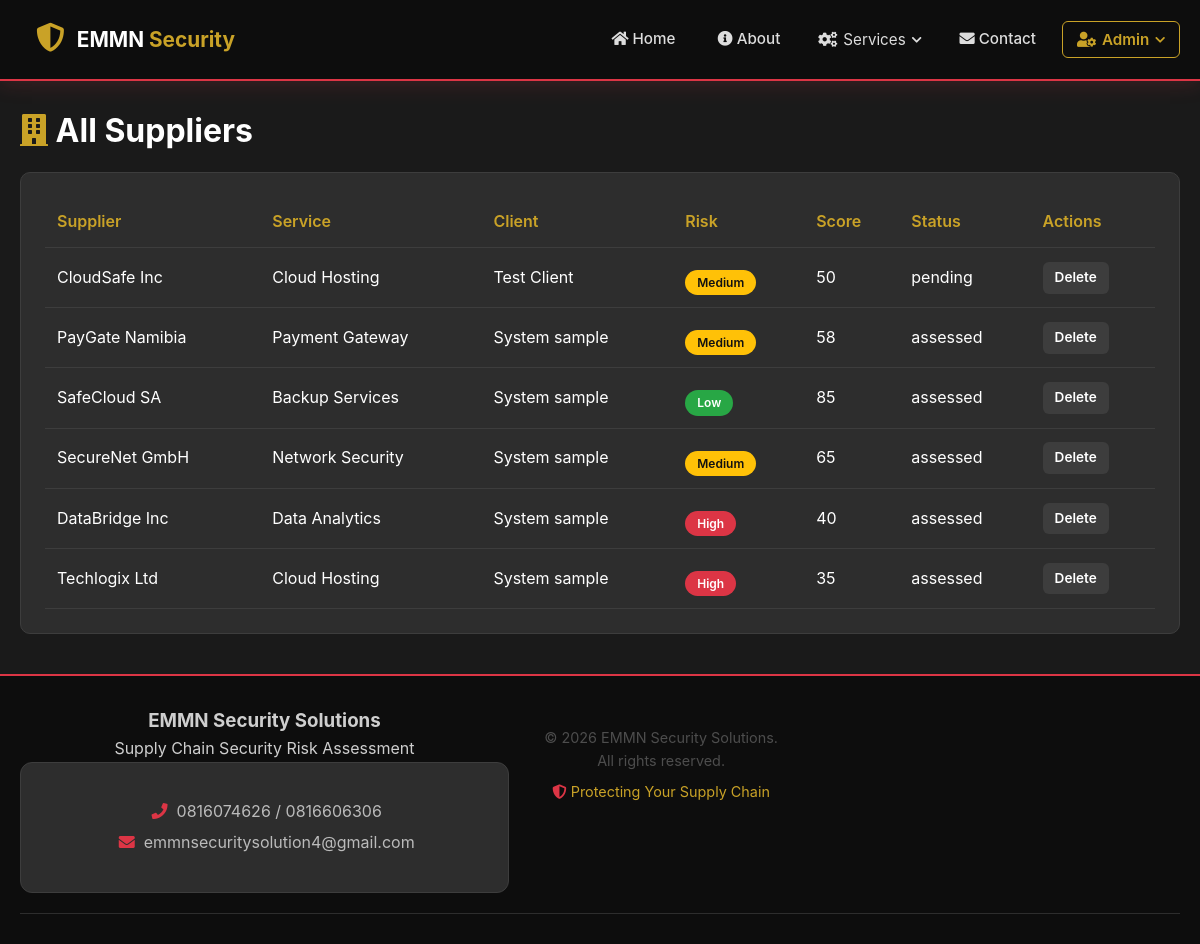
Screenshot of /admin/suppliers.php (signed in) with the database file from the repository.
### tables this page shows
CREATE TABLE suppliers (
    id INTEGER PRIMARY KEY AUTOINCREMENT,
    client_id INTEGER NOT NULL,
    name VARCHAR(150) NOT NULL,
    service VARCHAR(150) DEFAULT NULL,
    contact_email VARCHAR(100) DEFAULT NULL,
    contact_phone VARCHAR(30) DEFAULT NULL,
    risk_level VARCHAR(20) DEFAULT 'Medium',
    risk_score INTEGER DEFAULT 50,
    status VARCHAR(20) DEFAULT 'pending',
    notes TEXT,
    created_at TEXT DEFAULT (datetime('now')),
    updated_at TEXT DEFAULT (datetime('now'))
);

CREATE TABLE users (
    id INTEGER PRIMARY KEY AUTOINCREMENT,
    username VARCHAR(50) NOT NULL UNIQUE,
    email VARCHAR(100) NOT NULL UNIQUE,
    password VARCHAR(255) NOT NULL,
    full_name VARCHAR(100) NOT NULL,
    company_name VARCHAR(150) DEFAULT NULL,
    phone VARCHAR(30) DEFAULT NULL,
    role VARCHAR(20) NOT NULL DEFAULT 'client',
    status VARCHAR(20) NOT NULL DEFAULT 'active',
    created_at TEXT DEFAULT (datetime('now')),
    updated_at TEXT DEFAULT (datetime('now'))
);

### config/Database.php (called while the page is built, shortened)
<?php
try {
    if (USE_SQLITE) {
        $dsn = 'sqlite:' . SQLITE_PATH;
        $options = [
            PDO::ATTR_ERRMODE => PDO::ERRMODE_EXCEPTION,
            PDO::ATTR_DEFAULT_FETCH_MODE => PDO::FETCH_ASSOC,
            PDO::ATTR_EMULATE_PREPARES => false,
        ];
        $db = new PDO($dsn, null, null, $options);
        $db->exec('PRAGMA foreign_keys = ON');
    }
} catch (PDOException $e) {
    error_log('Database Connection Failed: ' . $e->getMessage());
    if (defined('DEBUG_MODE') && DEBUG_MODE) {
        die('Database Connection Failed: ' . $e->getMessage());
    } else {
        die('Unable to connect to the database. Please try again later.');
    }
}
function dbQuery($sql, $params = []) {
    global $db;
    try {
        $stmt = $db->prepare($sql);
        $stmt->execute($params);
        return $stmt;
    } catch (PDOException $e) {
        error_log('Query Error: ' . $e->getMessage());
        return false;
    }
}
function dbFetchAll($sql, $params = []) {
    $stmt = dbQuery($sql, $params);
    return $stmt ? $stmt->fetchAll() : [];
}
?>

### config/helper.php (called while the page is built, shortened)
<?php
function e($string) {
    return htmlspecialchars($string ?? '', ENT_QUOTES, 'UTF-8');
}
?>

### public_html/admin/suppliers.php (the view, shortened to what this page needs)
<?php
$rows = dbFetchAll(
    "SELECT s.*, u.full_name AS client_name, u.company_name
     FROM suppliers s
     LEFT JOIN users u ON u.id = s.client_id
     ORDER BY s.id DESC"
);
?>
<?php include dirname(__DIR__) . '/includes/header.php'; ?>
<div class="container">
    <div class="page-title-row">
        <h1><i class="fas fa-building" style="color:var(--emmn-gold,#c9a227)"></i> All Suppliers</h1>
    </div>
    <div class="card">
        <div class="table-wrap">
            <table>
                <thead>
                    <tr>
                        <th>Supplier</th>
                        <th>Service</th>
                        <th>Client</th>
                        <th>Risk</th>
                        <th>Score</th>
                        <th>Status</th>
                        <th>Actions</th>
                    </tr>
                </thead>
                <tbody>
                <?php if (empty($rows)): ?>
                    <tr><td colspan="7">No suppliers in the system.</td></tr>
                <?php else: foreach ($rows as $s): ?>
                    <tr>
                        <td><?php echo e($s['name']); ?></td>
                        <td><?php echo e($s['service']); ?></td>
                        <td><?php echo e($s['client_name'] ?: ($s['client_id'] == 0 ? 'System sample' : '—')); ?></td>
                        <td><span class="badge <?php echo strtolower($s['risk_level']); ?>"><?php echo e($s['risk_level']); ?></span></td>
                        <td><?php echo (int)$s['risk_score']; ?></td>
                        <td><?php echo e($s['status']); ?></td>
                        <td>
                            <a class="btn-sm" href="?delete=<?php echo (int)$s['id']; ?>" onclick="return confirm('Delete supplier and its assessments?')">Delete</a>
                        </td>
                    </tr>
                <?php endforeach; endif; ?>
                </tbody>
            </table>
        </div>
    </div>
</div>
<?php include dirname(__DIR__) . '/includes/footer.php'; ?>

### public_html/assets/css/style.css (style rules this page uses)
:root { --dark: #1a1a1a; --darker: #0d0d0d; --dark-gray: #2d2d2d; --medium-gray: #3d3d3d; --light-gray: #4d4d4d; --white: #ffffff; --red: #dc3545; --red-dark: #a71d2a; --red-light: #ff4757; --risk-low: #28a745; --risk-medium: #ffc107; --risk-high: #dc3545; --risk-critical: #a71d2a; --risk-info: #17a2b8; --font-primary: 'Inter', -apple-system, BlinkMacSystemFont, 'Segoe UI', Roboto, Oxygen, Ubuntu, sans-serif; --font-display: 'Playfair Display', serif; --shadow: 0 4px 20px rgba(0, 0, 0, 0.5); --shadow-light: 0 2px 10px rgba(0, 0, 0, 0.3); --shadow-hover: 0 8px 30px rgba(220, 53, 69, 0.15); --transition: all 0.3s ease; }
* { margin: 0; padding: 0; box-sizing: border-box; }
body { font-family: var(--font-primary); line-height: 1.6; color: var(--white); background: var(--dark); }
.container { max-width: 1200px; margin: 0 auto; padding: 0 20px; }
.btn-sm { padding: 6px 16px; font-size: 0.85rem; }
.badge { display: inline-block; padding: 3px 12px; border-radius: 50px; font-size: 0.75rem; font-weight: 600; margin-top: 10px; }
:root { --emmn-gold: #c9a227; --emmn-blue: #1e3a5f; }
.btn-gold, .btn-blue, .btn-outline-gold, .btn-sm, .btn-primary { display: inline-block; padding: 10px 20px; border-radius: 6px; text-decoration: none; font-weight: 600; border: none; cursor: pointer; transition: var(--transition); }
.btn-sm { background: var(--medium-gray); color: #fff; padding: 5px 12px; font-size: 0.85rem; }
.badge.high, .badge.critical { background: var(--risk-high); color: #fff; }
.badge.medium { background: var(--risk-medium); color: #111; }
.badge.low, .badge.active { background: var(--risk-low); color: #fff; }
.card { background: var(--dark-gray); border: 1px solid var(--medium-gray); border-radius: 10px; padding: 24px; margin-bottom: 24px; }
.table-wrap { overflow-x: auto; }
table { width: 100%; border-collapse: collapse; }
th, td { padding: 12px; text-align: left; border-bottom: 1px solid var(--medium-gray); }
th { color: var(--emmn-gold); font-weight: 600; }
.page-title-row { display: flex; justify-content: space-between; align-items: center; flex-wrap: wrap; gap: 12px; margin: 24px 0 16px; }

### rows the page displays
suppliers: name "CloudSafe Inc", service "Cloud Hosting", users.full_name "Test Client", risk_level "Medium", risk_score "50", status "pending"
suppliers: name "PayGate Namibia", service "Payment Gateway", client_id "System sample", risk_level "Medium", risk_score "58", status "assessed"
suppliers: name "SafeCloud SA", service "Backup Services", client_id "System sample", risk_level "Low", risk_score "85", status "assessed"
suppliers: name "SecureNet GmbH", service "Network Security", client_id "System sample", risk_level "Medium", risk_score "65", status "assessed"
suppliers: name "DataBridge Inc", service "Data Analytics", client_id "System sample", risk_level "High", risk_score "40", status "assessed"
suppliers: name "Techlogix Ltd", service "Cloud Hosting", client_id "System sample", risk_level "High", risk_score "35", status "assessed"

### other values shown
COMPANY_NAME "EMMN Security Solutions"
CONTACT_PHONE_1 "0816074626"
CONTACT_PHONE_2 "0816606306"
CONTACT_EMAIL "emmnsecuritysolution4@gmail.com"
